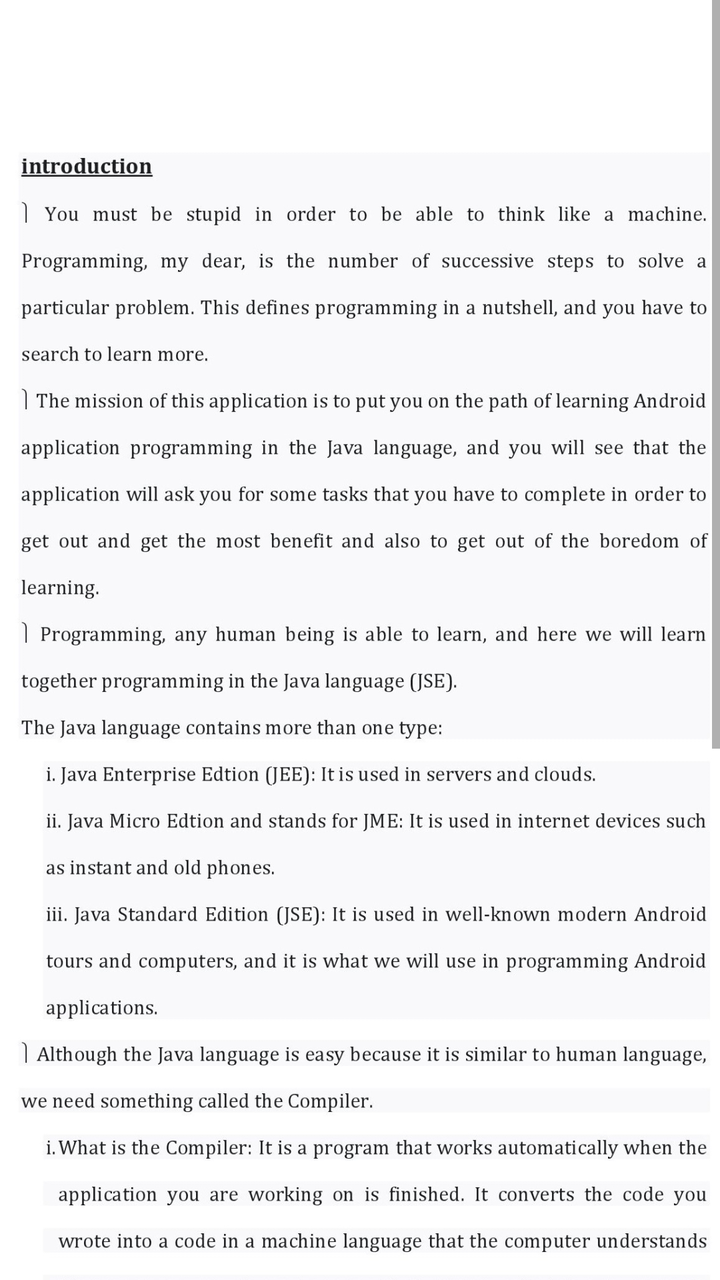
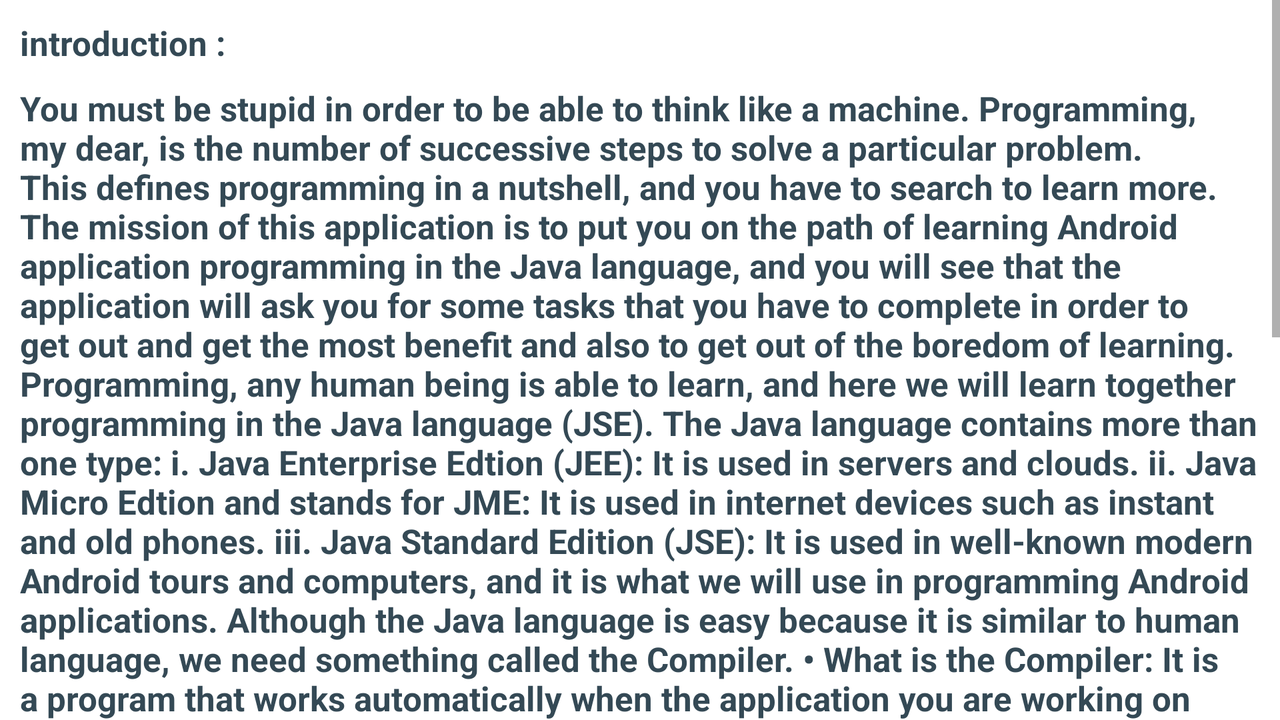

First picture: res/layout/ on a phone held upright. Second picture: the repository's own variant of that layout, on a device whose configuration matches the variant's folder. Source for both follows.
<!-- AndroidManifest.xml: application theme Theme.BaisicAndroidLearn -->
<!-- res/layout/activity_learn_java_basic.xml -->
<?xml version="1.0" encoding="utf-8"?>
<androidx.constraintlayout.widget.ConstraintLayout xmlns:android="http://schemas.android.com/apk/res/android"
    xmlns:app="http://schemas.android.com/apk/res-auto"
    xmlns:tools="http://schemas.android.com/tools"
    android:layout_width="match_parent"
    android:layout_height="match_parent"
    tools:context=".LearnJavaBasic">


    <ScrollView
        android:layout_width="match_parent"
        android:layout_height="match_parent">

        <LinearLayout
            android:layout_width="wrap_content"
            android:layout_height="wrap_content"
            android:orientation="vertical" >

            <ImageView
                android:layout_width="match_parent"
                android:layout_height="784dp"
                android:src="@drawable/intro_java_en" />

            <ImageView
                android:layout_marginBottom="10dp"

                android:id="@+id/imageView2"
                android:layout_width="match_parent"
                android:layout_height="300dp"
                android:src="@drawable/java_features" />
        </LinearLayout>
    </ScrollView>

</androidx.constraintlayout.widget.ConstraintLayout>
<!-- resources referenced by this layout -->
<resources>
  <!-- drawable intro_java_en: jpg bitmap (drawable-v24, 427590 bytes) -->
  <style name="Theme.BaisicAndroidLearn" parent="Theme.MaterialComponents.DayNight.NoActionBar">
          
          <item name="colorPrimary">@color/mean_color</item>
          <item name="colorPrimaryVariant">@color/primery_color</item>
          <item name="colorOnPrimary">@color/text</item>
          
          <item name="colorSecondary">@color/teal_200</item>
          <item name="colorSecondaryVariant">@color/teal_700</item>
          <item name="colorOnSecondary">@color/black</item>
          
          <item name="android:statusBarColor" tools:targetApi="l">?attr/colorPrimaryVariant</item>
          
      </style>
  <color name="mean_color">#344955</color>
  <color name="primery_color">#4A6572</color>
  <color name="text">#B4C1CC</color>
  <color name="teal_200">#FF03DAC5</color>
  <color name="teal_700">#FF018786</color>
  <color name="black">#FF000000</color>
</resources>
<!-- res/layout-land/activity_learn_java_basic.xml (the repository's variant of the layout above) -->
<!-- drawn on the phone turned sideways -->
<?xml version="1.0" encoding="utf-8"?>
<androidx.constraintlayout.widget.ConstraintLayout xmlns:android="http://schemas.android.com/apk/res/android"
    xmlns:app="http://schemas.android.com/apk/res-auto"
    xmlns:tools="http://schemas.android.com/tools"
    android:layout_width="match_parent"
    android:layout_height="match_parent"
    tools:context=".LearnJavaBasic">


    <ScrollView
        android:layout_width="match_parent"
        android:layout_height="match_parent">

        <LinearLayout
            android:layout_width="match_parent"
            android:layout_height="wrap_content"
            android:orientation="vertical" >

            <TextView
                android:id="@+id/textView2"
                android:layout_width="match_parent"
                android:layout_height="wrap_content"
                android:layout_marginStart="10dp"
                android:layout_marginTop="10dp"
                android:text="@string/inter_en"
                android:textColor="@color/mean_color"
                android:textSize="17sp"
                android:textStyle="bold" />

            <TextView
                android:id="@+id/textView3"
                android:layout_width="match_parent"
                android:layout_height="wrap_content"
                android:layout_margin="10dp"
                android:text="@string/inter1_en"
                android:textColor="@color/mean_color"
                android:textSize="17sp"
                android:textStyle="bold" />

            <ImageView
                android:layout_gravity="center"
                android:id="@+id/imageView2"
                android:layout_width="wrap_content"
                android:layout_height="300dp"
                android:src="@drawable/java_features" />
        </LinearLayout>
    </ScrollView>
</androidx.constraintlayout.widget.ConstraintLayout>
<!-- resources referenced by the variant -->
<!-- as the phone turned sideways resolves them -->
<resources>
  <color name="mean_color">#344955</color>
  <string name="inter1_en">   You must be stupid in order to be able to think like a machine. Programming, my dear, is the number of successive steps to solve a particular problem. This defines programming in a nutshell, and you have to search to learn more.
   The mission of this application is to put you on the path of learning Android application programming in the Java language, and you will see that the application will ask you for some tasks that you have to complete in order to get out and get the most benefit and also to get out of the boredom of learning.
   Programming, any human being is able to learn, and here we will learn together programming in the Java language (JSE).
   The Java language contains more than one type:
  
      i. Java Enterprise Edtion (JEE): It is used in servers and clouds.
  
      ii. Java Micro Edtion and stands for JME: It is used in internet devices such as instant and old phones.
  
      iii. Java Standard Edition (JSE): It is used in well-known modern Android tours and computers, and it is what we will use in programming Android applications.
  
   Although the Java language is easy because it is similar to human language, we need something called the Compiler.
  
  	•	What is the Compiler: It is a program that works automatically when the application you are working on is finished. It converts the code you wrote into a code in a machine language that the computer understands (that is, it converts the code to 0 and 1). This is called the Binary Code language. To understand more about this point, I recommend listening to the CS50 course.
  
      Java Features :
          (This image shows Java features with ease)
   :</string>
  <string name="inter_en">introduction :</string>
  <style name="Theme.BaisicAndroidLearn" parent="Theme.MaterialComponents.DayNight.NoActionBar">
          
          <item name="colorPrimary">@color/mean_color</item>
          <item name="colorPrimaryVariant">@color/primery_color</item>
          <item name="colorOnPrimary">@color/text</item>
          
          <item name="colorSecondary">@color/teal_200</item>
          <item name="colorSecondaryVariant">@color/teal_700</item>
          <item name="colorOnSecondary">@color/black</item>
          
          <item name="android:statusBarColor" tools:targetApi="l">?attr/colorPrimaryVariant</item>
          
      </style>
  <color name="primery_color">#4A6572</color>
  <color name="text">#B4C1CC</color>
  <color name="teal_200">#FF03DAC5</color>
  <color name="teal_700">#FF018786</color>
  <color name="black">#FF000000</color>
</resources>
